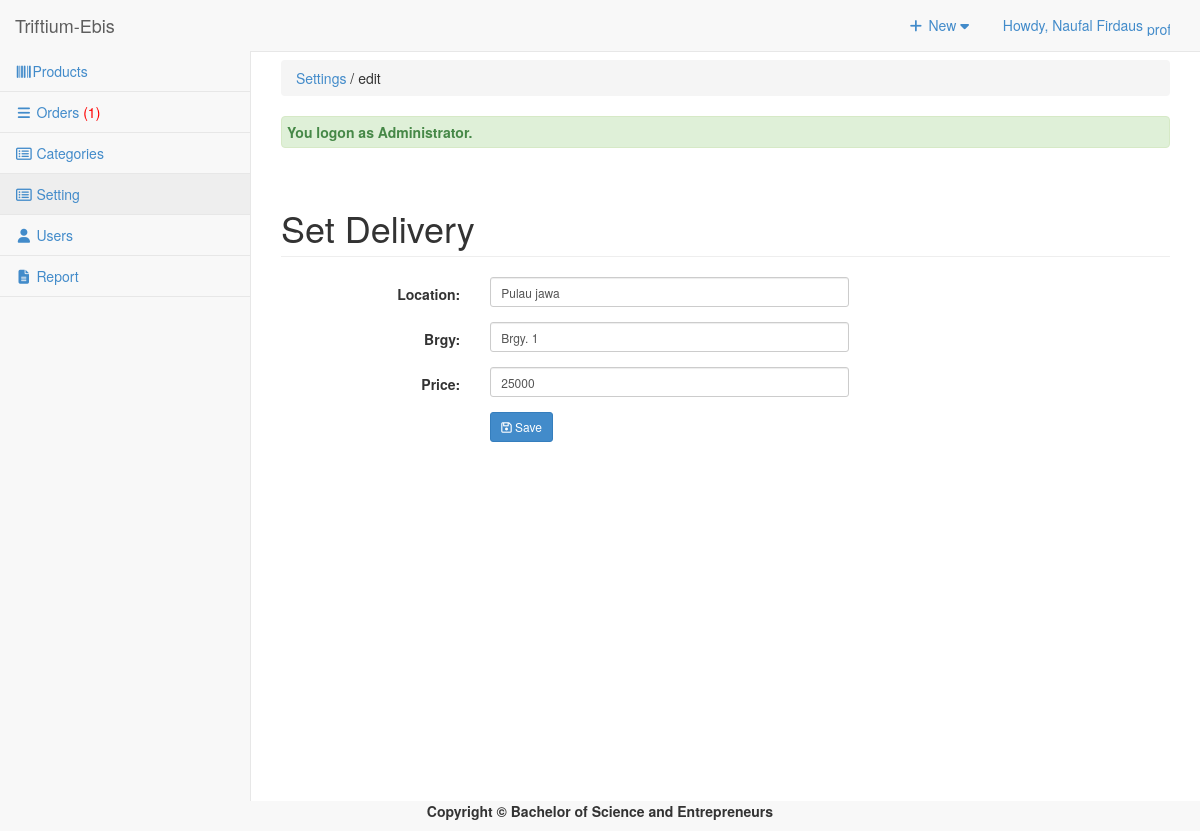
Screenshot of /admin/settings/index.php?view=edit&id=1 (signed in) with the database file from the repository.
### tables this page shows
CREATE TABLE `tblsetting` (
  `SETTINGID` int(11) NOT NULL,
  `PLACE` text NOT NULL,
  `BRGY` varchar(90) NOT NULL,
  `DELPRICE` double NOT NULL
);

### admin/settings/index.php (called while the page is built, shortened)
<?php
require_once ("../theme/templates.php");
?>

### include/database.php (called while the page is built, shortened)
<?php
class Database {
	var $sql_string = '';
	private $conn;
	public function open_connection() {
		$this->conn = mysqli_connect(server,user,pass);
		if(!$this->conn){
			echo "Problem in database connection! Contact administrator!";
			exit();
		}else{
			$db_select = mysqli_select_db($this->conn,database_name);
		}
	}
	function setQuery($sql='') {
		$this->sql_string=$sql;
	}
	function executeQuery() {
		$result = mysqli_query($this->conn,$this->sql_string);
		return $result;
	}
	private function confirm_query($result) {
		return $result;
	}
	function loadSingleResult() {
		$cur = $this->executeQuery();
		while ($row = mysqli_fetch_object($cur)) {
		return $data = $row;
		}
	}
}
$mydb = new Database();
?>

### include/settings.php (called while the page is built, shortened)
<?php
require_once(LIB_PATH.DS.'database.php');
class Setting {
	protected static  $tblname = "tblsetting";
	function single_setting($id=""){
			global $mydb;
			$mydb->setQuery("SELECT * FROM ".self::$tblname."
				Where SETTINGID= '{$id}' LIMIT 1");
			$cur = $mydb->loadSingleResult();
			return $cur;
	}
}
?>

### admin/settings/setDeliveryFee.php (the view, shortened to what this page needs)
<?php
 if (isset($_GET['id'])){
  @$ID = $_GET['id'];
  $setting = New Setting();
  $set = $setting->single_setting($ID);
 ?>
<form class="form-horizontal span6" action="controller.php?action=edit" method="POST" enctype="multipart/form-data"    >
 <div class="row">
         <div class="col-lg-12">
            <h1 class="page-header">Set Delivery</h1>
          </div>
       </div>
                 <div class="form-group">
                    <div class="col-md-8">
                      <label class="col-md-4 control-label" for=
                      "PLACE">Location:</label>
                      <div class="col-md-8">
                             <input class="form-control input-sm" id="PLACE" name="PLACE" placeholder=
                            "Location" type="text" value="<?php echo $set->PLACE ?>">
                      </div>
                    </div>
                  </div>
                  <div class="form-group">
                    <div class="col-md-8">
                      <label class="col-md-4 control-label" for=
                      "BRGY">Brgy:</label>
                      <div class="col-md-8">
                             <input class="form-control input-sm" id="BRGY" name="BRGY" placeholder=
                            "Location" type="text" value="<?php echo $set->BRGY ?>">
                      </div>
                    </div>
                  </div>
                  <div class="form-group">
                    <div class="col-md-8">
                      <label class="col-md-4 control-label" for=
                      "DELPRICE">Price:</label>
                      <div class="col-md-8">
                             <input class="form-control input-sm" id="DELPRICE" name="DELPRICE" placeholder=
                            "Delivery Price" type="text" value="<?php echo $set->DELPRICE ?>">
                      </div>
                    </div>
                  </div>
             <div class="form-group">
                    <div class="col-md-8">
                      <label class="col-md-4 control-label" for=
                      "idno"></label>
                      <div class="col-md-8">
                        <button class="btn  btn-primary btn-sm" name="save" type="submit" ><span class="fa fa-save fw-fa"></span> Save</button>
                      </div>
                    </div>
                  </div>
        </form>
<?php   }
?>

### admin/css/sb-admin-2.css (style rules this page uses)
body { background-color: #f8f8f8; }

### rows the page displays
tblsetting: PLACE "Pulau jawa", BRGY "Brgy. 1", DELPRICE "25000"

### other values shown
$_SESSION['U_NAME'] "Naufal Firdaus"
$res "1"
$title "Settings"
$header "edit"
$_SESSION['message'] "You logon as Administrator."
